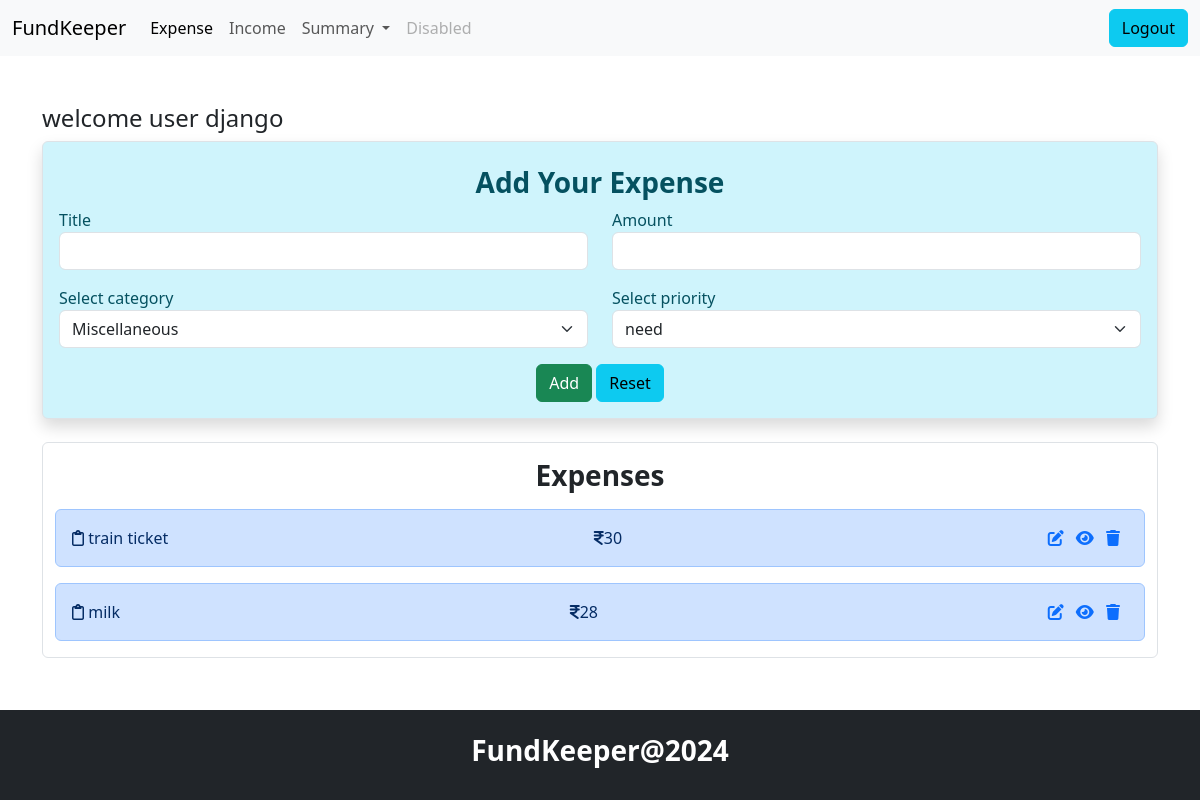
The app's page /expense/add/ (signed in) with its own data.
### budget/models.py (models this page shows, shortened)
class Expense(models.Model):
    title=models.CharField(max_length=200)
    amount=models.PositiveIntegerField()
    expense_categories = (
        ("Housing", "Housing"),
        ("Transportation", "Transportation"),
        ("Food", "Food"),
        ("Health", "Health"),
        ("Entertainment", "Entertainment"),
        ("DebtPayments", "Debt Payments"),
        ("PersonalCare", "Personal Care"),
        ("Education", "Education"),
        ("Savings", "Savings"),
        ("Miscellaneous", "Miscellaneous")
    )
    category=models.CharField(max_length=200,choices=expense_categories,default="Miscellaneous")
    user_object=models.ForeignKey(User,on_delete=models.CASCADE)
    created_date=models.DateTimeField(auto_now_add=True)
    priority_options=(
        ("need","need"),
        ("want","want")
    )
    priority=models.CharField(max_length=200,choices=priority_options,default="need")

### budget/views.py (the view, shortened to what this page needs)
# urls.py: path('expense/add/',views.ExpenseCreateView.as_view(),name='expense-add'),
class ExpenseCreateView(View):
    def get(self,request,*args, **kwargs):
        form_instance=ExpenseForm()
        qs=Expense.objects.filter(user_object=request.user)
        return render(request,"expense_add.html",{"form":form_instance,"data":qs})

### budget/forms.py
class ExpenseForm(forms.ModelForm):
    class Meta:
        model=Expense
        exclude=("id","created_date","user_object")
        widgets={
            "title":forms.TextInput(attrs={"class":"form-control"}),
            "amount":forms.NumberInput(attrs={"class":"form-control"}),
            "category":forms.Select(attrs={"class":"form-control form-select"}),
            "priority":forms.Select(attrs={"class":"form-control form-select"})
        }

### budget/templates/expense_add.html (shortened to what this page needs)
{%extends 'base.html'%}
{%block main_block%}
<div class="container mt-5">
    <h4>welcome user {{request.user}}</h4>
    <div class="container-fluid border p-3 shadow mb-4 rounded  bg-info-subtle text-info-emphasis" data-aos="zoom-out-up" data-aos-easing="ease-out-cubic"
        data-aos-duration="2000">
        <h3 class="text-center fw-bold my-2">Add Your Expense</h3>
        <form action="" method="post">
            <div class="mb-3">
                <div class="row">
                    <div class="col-6">
                        <label for="">Title</label>
                        {{form.title}}
                    </div>
                    <div class="col-6">
                        <label for="">Amount</label>
                        {{form.amount}}
                    </div>
                </div>
            </div>
            <div class="mb-3">
                <div class="row">
                    <div class="col-6">
                        <label for="">Select category</label>
                        {{form.category}}
                    </div>
                    <div class="col-6">
                        <label for="">Select priority</label>
                        {{form.priority}}
                    </div>
                </div>
            </div>
            <div class="d-flex justify-content-center">
                <div>
                    <button type="submit" class="btn btn-success">Add</button>
                    <button type="reset" class="btn btn-info">Reset</button>
                </div>
            </div>
        </form>
    </div>
    <div class="container-fluid border mb-5 rounded">
        <h3 class="text-center fw-bold my-3">Expenses</h3>
        {%for e in data%}
        <div class="alert alert-primary d-flex justify-content-between" role="alert" data-aos="fade-down"
            data-aos-easing="linear" data-aos-duration="1000">
            <div> <i class="fa-regular fa-clipboard"></i> {{e.title}}</div>
            <div> <i class="fa-solid fa-indian-rupee-sign"></i>{{e.amount}}</div>
            <div>
                <a href="{%url 'expense-edit' e.id%}" class="me-2"><i class="fa-solid fa-pen-to-square"> </i></a>
                <a href="{%url 'expense-detail' e.id%}" class="me-2"><i class="fa-solid fa-eye"></i></a>
                <a href="{%url 'expense-delete' e.id%}" class="me-2"><i class="fa-solid fa-trash"></i></a>
            </div>
        </div>
        {%endfor%}
    </div>
</div>
{%endblock%}

### records on screen
Expense: title "train ticket", amount "30"
Expense: title "milk", amount "28"

### other values on screen
{{ request.user }} "django"
